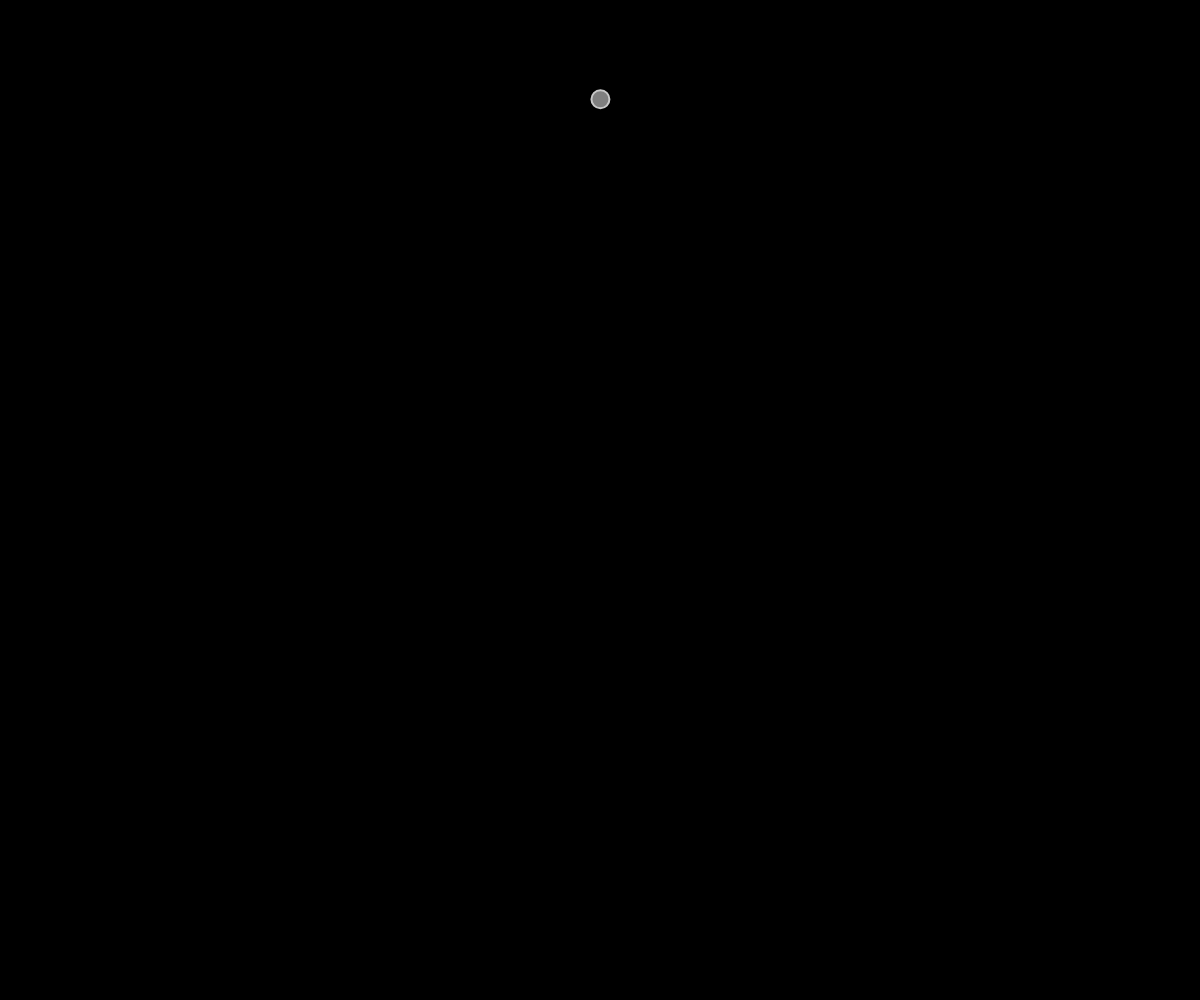
Frame 1 (no input)
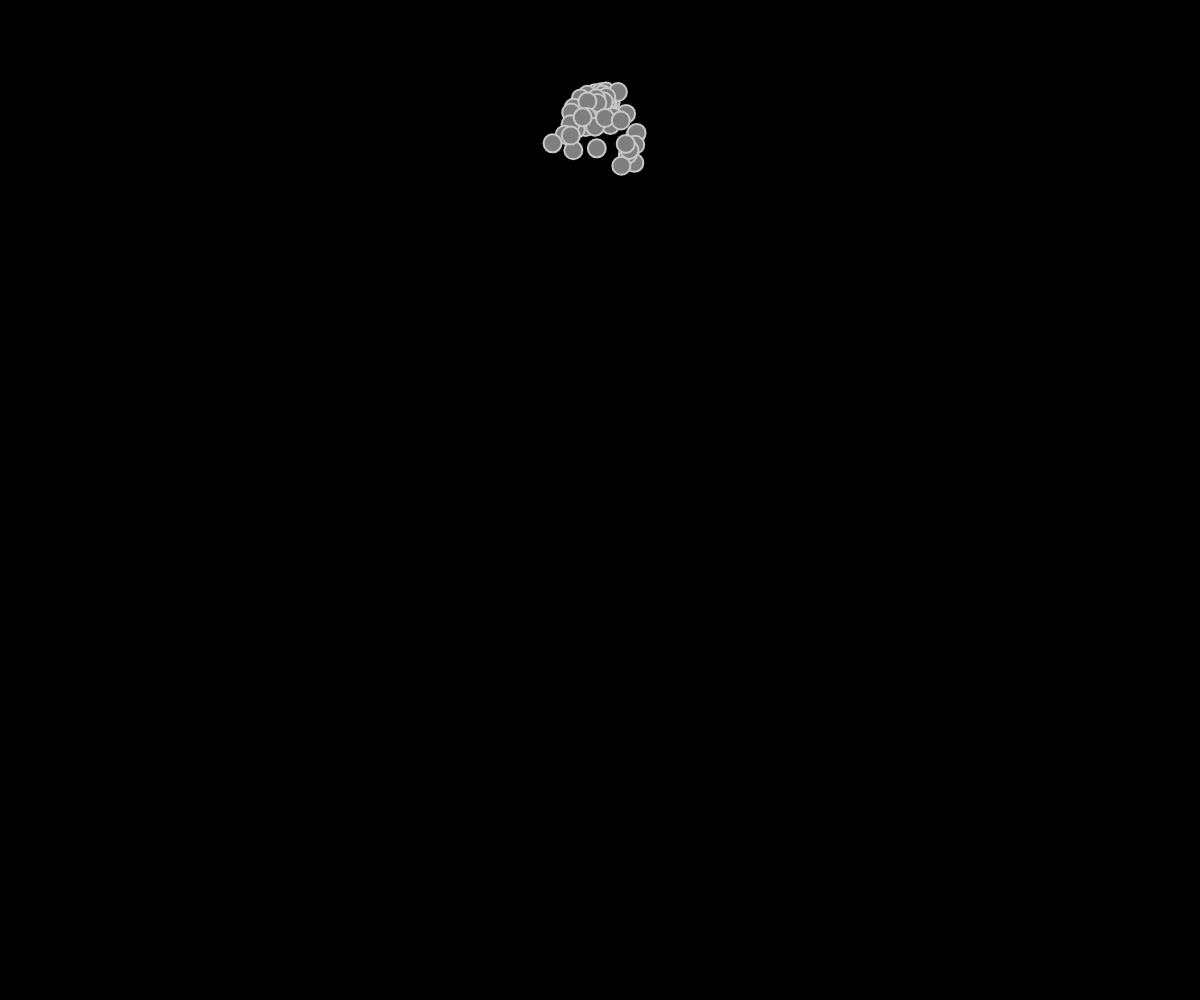
Frame 60 (no input)
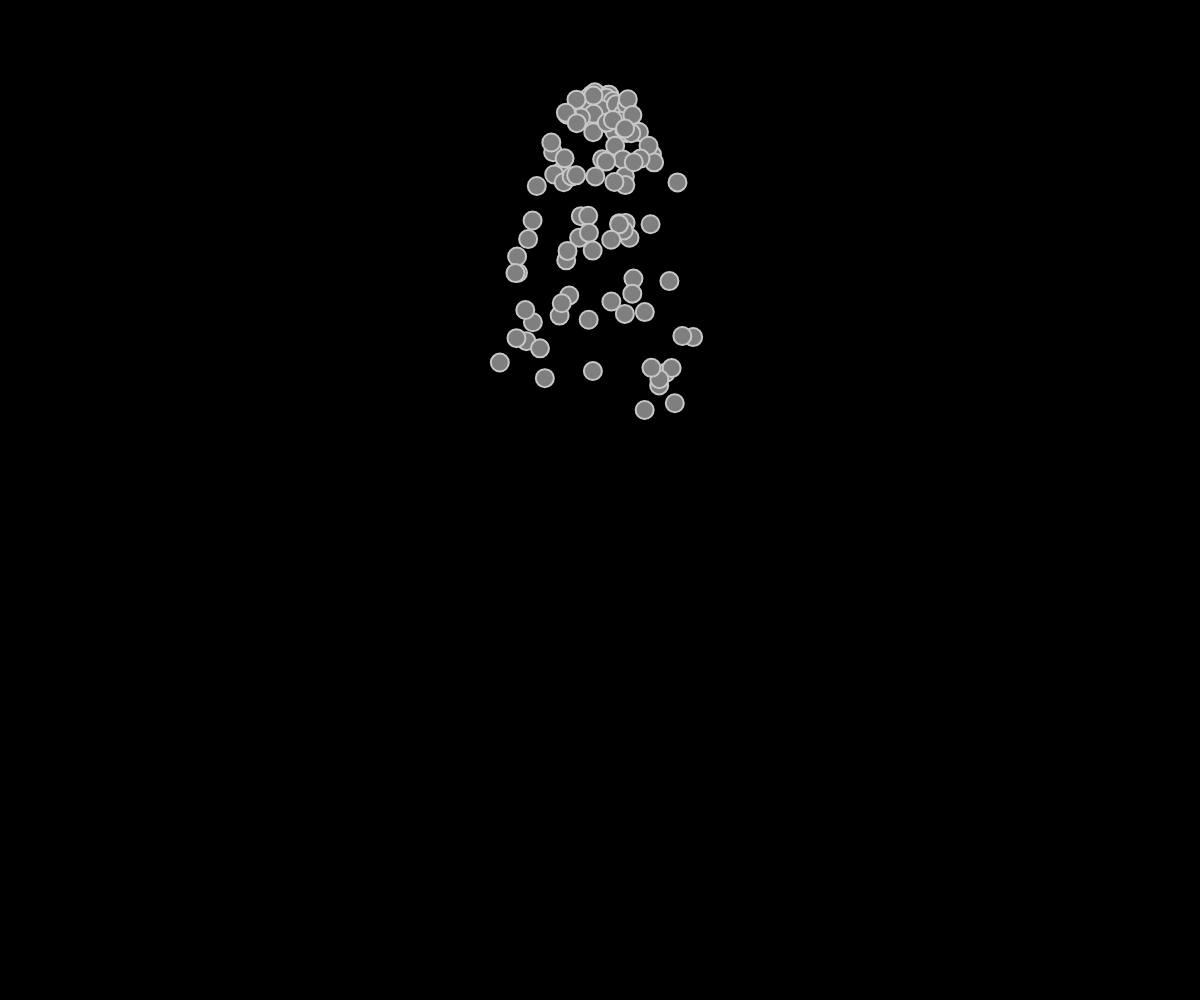
Frame 120 (the mouse pressed at the canvas centre since frame 60)

The p5.js sketch that drew these frames (run headless with seeded random() and noise() and a simulated clock; from frame 60 on, the mouse is pressed at the canvas centre):

// p5.js sketch
// ── sketch.js
let system;

function setup() {
  createCanvas(windowWidth, windowHeight);
  system = new ParticleSystem(createVector(width / 2, 100));
}

function draw() {
  background(0);
  system.addParticle();
  system.run();
}

// A simple Particle class
let Particle = function(position) {
  this.acceleration = createVector(0, 0.05);
  this.velocity = createVector(random(-1, 1), random(-1, 0));
  this.position = position.copy();
  this.lifespan = height / 2;
};

Particle.prototype.run = function() {
  this.update();
  this.display();
};

// Method to update position
Particle.prototype.update = function(){
  this.velocity.add(this.acceleration);
  this.position.add(this.velocity);
  this.lifespan -= 2;
};

// Method to display
Particle.prototype.display = function() {
  stroke(200, this.lifespan);
  strokeWeight(2);
  fill(127, this.lifespan);
  ellipse(this.position.x, this.position.y, 18, 18);
};

// Is the particle still useful?
Particle.prototype.isDead = function(){
  return this.lifespan < 0;
};

let ParticleSystem = function(position) {
  this.origin = position.copy();
  this.particles = [];
};

ParticleSystem.prototype.addParticle = function() {
  this.particles.push(new Particle(this.origin));
};

ParticleSystem.prototype.run = function() {
  for (let i = this.particles.length-1; i >= 0; i--) {
    let p = this.particles[i];
    p.run();
    if (p.isDead()) {
      this.particles.splice(i, 1);
    }
  }
};
